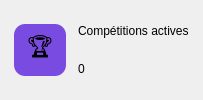
                   <widget class="QFrame" name="carteDepartements">
                    <property name="carte" stdset="0">
                     <bool>true</bool>
                    </property>
                    <layout class="QHBoxLayout" name="dispositionDepartements" stretch="0,1">
                     <property name="spacing">
                      <number>12</number>
                     </property>
                     <property name="leftMargin">
                      <number>14</number>
                     </property>
                     <property name="topMargin">
                      <number>12</number>
                     </property>
                     <property name="rightMargin">
                      <number>14</number>
                     </property>
                     <property name="bottomMargin">
                      <number>12</number>
                     </property>
                     <item>
                      <widget class="QLabel" name="pictoDepartements">
                       <property name="minimumSize">
                        <size>
                         <width>52</width>
                         <height>52</height>
                        </size>
                       </property>
                       <property name="maximumSize">
                        <size>
                         <width>52</width>
                         <height>52</height>
                        </size>
                       </property>
                       <property name="styleSheet">
                        <string notr="true">background:#7a4be0;border-radius:11px;font-size:17pt;</string>
                       </property>
                       <property name="text">
                        <string>🏆</string>
                       </property>
                       <property name="alignment">
                        <set>Qt::AlignCenter</set>
                       </property>
                      </widget>
                     </item>
                     <item>
                      <layout class="QVBoxLayout" name="textesDepartements">
                       <property name="spacing">
                        <number>0</number>
                       </property>
                       <item>
                        <widget class="QLabel" name="libelleDepartements">
                         <property name="texte" stdset="0">
                          <string notr="true">discret</string>
                         </property>
                         <property name="text">
                          <string>Compétitions actives</string>
                         </property>
                        </widget>
                       </item>
                       <item>
                        <widget class="QLabel" name="kpiDepartements">
                         <property name="texte" stdset="0">
                          <string notr="true">kpi</string>
                         </property>
                         <property name="text">
                          <string>0</string>
                         </property>
                        </widget>
                       </item>
                      </layout>
                     </item>
                    </layout>
                   </widget>
